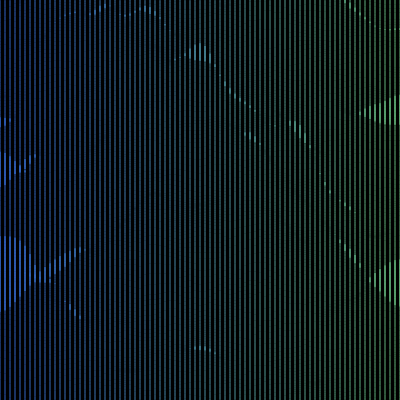
Frame 1 (no input)
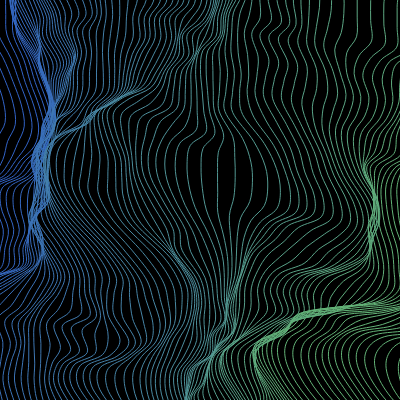
Frame 60 (no input)
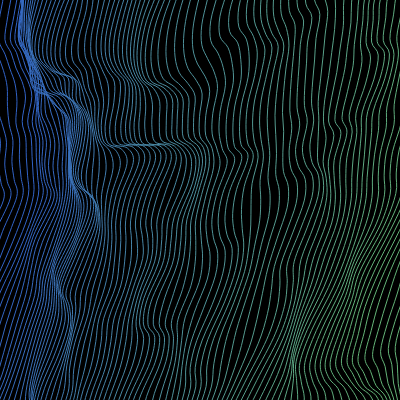
Frame 120 (the mouse pressed at the canvas centre since frame 60)

The p5.js sketch that drew these frames (run headless with seeded random() and noise() and a simulated clock; from frame 60 on, the mouse is pressed at the canvas centre):

// p5.js sketch
// ── sketch.js
let zoff = 0;
let angle = 0;
let animate = true;
let margin = 150;

function setup() {
    createCanvas(400, 400);
    background(255);
}

function draw() {

    let size = 200;
    let animationSpeed = 0.02;
	let radius = 200;
  
    background(0);
    let from = color(50, 100, 200);
    let to = color(100, 180, 120);
    noFill();

    for (i = -margin; i <= width + margin; i += 5) {
        beginShape();
        for (j = -margin; j <= height + margin; j += 20) {
        stroke(lerpColor(from, to, i / width));
        let x =i;
        let y =j;
        let scale = 0.005;//using a scale variable because steps between i and j counters are too large steps for noise function.
      
        // if (dist(i, j, width / 2, height / 2) < size) {
            n = map(noise(i * scale, j * scale, zoff), 0, 1, -1, 1);
            x = i +  n*radius * sin(angle);
            y = j +  n*radius * cos(angle);
        // }
        curveVertex(x, y);
        }
        endShape();
    }

    //Toggle animation with button.
    if (animate === true) {
        zoff += 0.01;
        angle += animationSpeed;
    }
}
